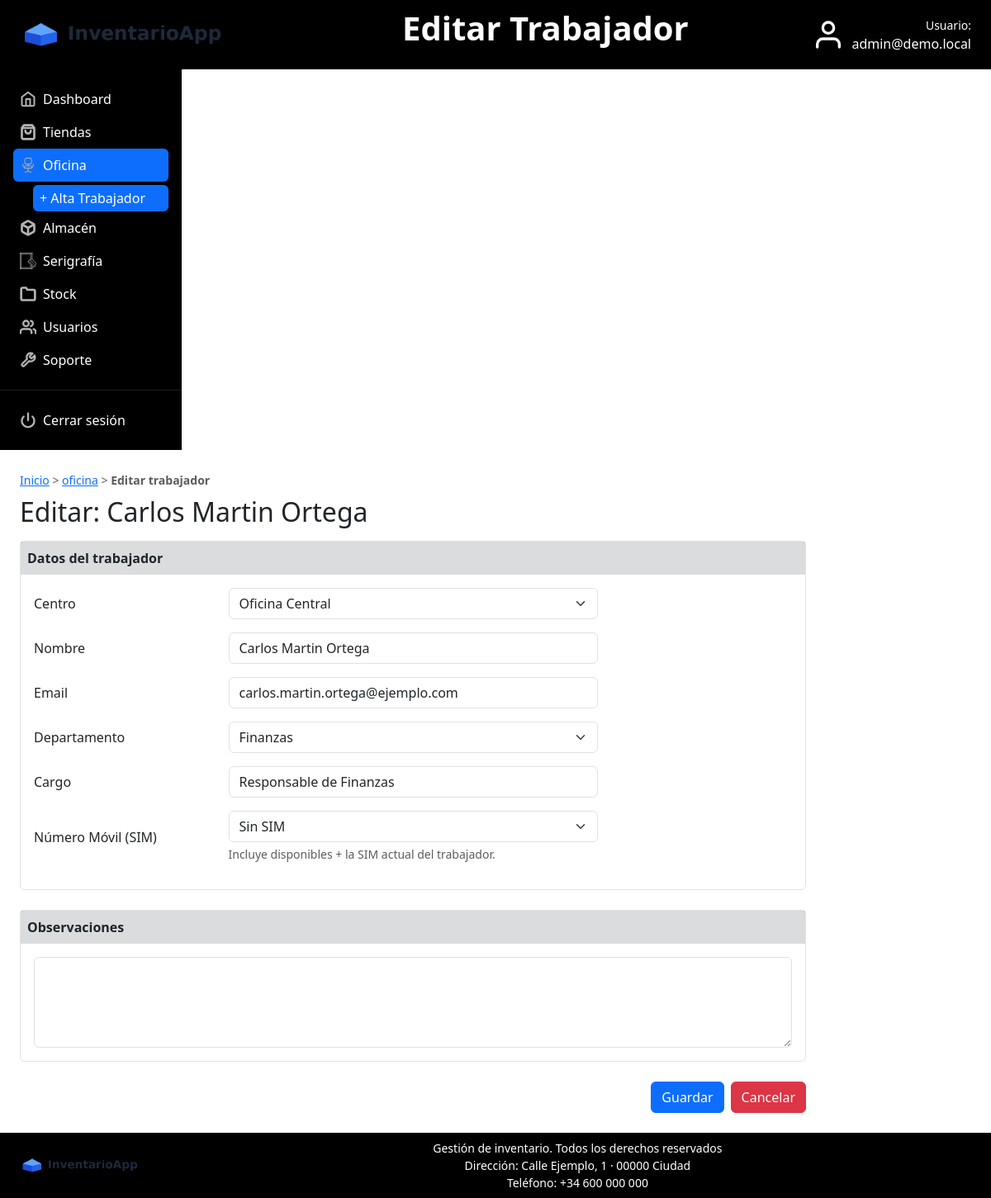
The app's page /controller/trabajador.php?action=editar&id=4&tipo=oficina (signed in) with its own data.
### tables this page shows
CREATE TABLE `trabajador` (
  `id` int(11) NOT NULL AUTO_INCREMENT,
  `id_centro` int(11) NOT NULL,
  `nombre` varchar(120) NOT NULL,
  `email` varchar(120) DEFAULT NULL,
  `id_departamento` int(11) DEFAULT NULL,
  `cargo` varchar(120) DEFAULT NULL,
  `id_producto_numero_movil` int(11) DEFAULT NULL,
  `anydesk_equipo1` varchar(50) DEFAULT NULL,
  `anydesk_equipo2` varchar(50) DEFAULT NULL,
  `observaciones` text DEFAULT NULL,
  `created_at` timestamp NOT NULL DEFAULT current_timestamp(),
  `estado` enum('ACTIVO','BAJA') NOT NULL DEFAULT 'ACTIVO',
  `fecha_alta` datetime NOT NULL DEFAULT current_timestamp(),
  `fecha_baja` datetime DEFAULT NULL,
  PRIMARY KEY (`id`),
  KEY `fk_trabajador_centro` (`id_centro`),
  KEY `fk_trabajador_depto` (`id_departamento`),
  KEY `fk_trabajador_numero` (`id_producto_numero_movil`),
  CONSTRAINT `fk_trabajador_centro` FOREIGN KEY (`id_centro`) REFERENCES `centro` (`id`),
  CONSTRAINT `fk_trabajador_depto` FOREIGN KEY (`id_departamento`) REFERENCES `departamento` (`id`),
  CONSTRAINT `fk_trabajador_numero` FOREIGN KEY (`id_producto_numero_movil`) REFERENCES `producto` (`id`)
);

CREATE TABLE `centro` (
  `id` int(11) NOT NULL AUTO_INCREMENT,
  `tipo` enum('oficina','almacen','serigrafia') NOT NULL,
  `nombre` varchar(100) NOT NULL,
  PRIMARY KEY (`id`)
);

CREATE TABLE `departamento` (
  `id` int(11) NOT NULL AUTO_INCREMENT,
  `nombre` varchar(80) NOT NULL,
  PRIMARY KEY (`id`)
);

### model/TrabajadorListado.php (called while the page is built, shortened)
<?php
class TrabajadorListado
{
  public static function obtenerTrabajador($cn, $idTrabajador)
  {
    $consulta = "
      SELECT
        t.*,
        c.nombre AS centro_nombre,
        c.tipo AS centro_tipo,
        d.nombre AS departamento,
        d.nombre AS departamento_nombre
      FROM trabajador t
      INNER JOIN centro c ON c.id = t.id_centro
      LEFT JOIN departamento d ON d.id = t.id_departamento
      WHERE t.id = $idTrabajador
      LIMIT 1
    ";
    $resultado = $cn->query($consulta);
    return $resultado->fetchObject();
  }
}

### model/TrabajadorAlta.php (called while the page is built, shortened)
<?php
class TrabajadorAlta
{
  public static function listarCentrosPorTipo($cn, $tipo)
  {
    $consulta = "SELECT id, tipo, nombre FROM centro WHERE tipo = '$tipo' ORDER BY nombre ASC";
    $resultado = $cn->query($consulta);
    $centros = array();
    while ($centro = $resultado->fetchObject()) {
      $centros[] = $centro;
    }
    return $centros;
  }
  public static function listarDepartamentos($cn)
  {
    $consulta = "SELECT id, nombre FROM departamento ORDER BY nombre ASC";
    $resultado = $cn->query($consulta);
    $departamentos = array();
    while ($departamento = $resultado->fetchObject()) {
      $departamentos[] = $departamento;
    }
    return $departamentos;
  }
}

### view/trabajador_editar_view.php (the view, shortened to what this page needs)
<!DOCTYPE html>
<html lang="es">
<head>
    <link rel="stylesheet" href="../view/css/bootstrap.min.css">
    <link rel="stylesheet" href="../view/css/estilos.css">
</head>
<body class="d-flex flex-column min-vh-100">
    <header class="bg-black py-1">
        <div class="container-fluid d-flex justify-content-between align-items-center px-3 px-md-4">
            <a href="index.php" class="text-decoration-none d-none d-lg-block">
                <img src="../view/img/logo.png" alt="InventarioApp" class="img-fluid" style="max-height:60px;">
            </a>
            <div class="text-white fw-semibold" style="font-size:40px;">
                <p>Editar Trabajador</p>
            </div>
            <div class="text-white d-flex align-items-center gap-2">
                <div class="d-none d-lg-flex align-items-center gap-2">
                    <img src="../view/img/iconos/usuario.svg" alt="" style="width:40px;height:40px;">
                    <div class="text-end">
                        <div class="small">Usuario:</div>
                        <div><?php echo $_SESSION['usuario']; ?></div>
                    </div>
                </div>
            </div>
        </div>
    </header>
    <main class="container-fluid flex-grow-1 d-flex p-0">
        <div class="row flex-grow-1 g-0 w-100">
            <nav class="d-none d-lg-flex flex-column col-lg-2 bg-black text-white p-0">
                <div class="p-3">
                    <?php if ($menuDashboard) { ?>
                        <a href="index.php" class="menu-link d-flex align-items-center gap-2 text-decoration-none text-white py-2 px-2 rounded <?php echo ($active == 'dashboard') ? 'active-menu' : ''; ?>">
                            <img src="../view/img/iconos/dashboard.svg" alt="" style="width:20px;height:20px;">
                            <span>Dashboard</span>
                        </a>
                    <?php } ?>
                    <?php if ($menuTienda) { ?>
                        <a href="tienda.php" class="menu-link d-flex align-items-center gap-2 text-decoration-none text-white py-2 px-2 rounded <?php echo ($active == 'tienda') ? 'active-menu' : ''; ?>">
                            <img src="../view/img/iconos/tienda.svg" alt="" style="width:20px;height:20px;">
                            <span>Tiendas</span>
                        </a>
                    <?php } ?>
                    <?php if ($menuOficina) { ?>
                        <a href="oficina.php" class="menu-link d-flex align-items-center gap-2 text-decoration-none text-white py-2 px-2 rounded <?php echo ($active == 'oficina') ? 'active-menu' : ''; ?>">
                            <img src="../view/img/iconos/oficina.svg" alt="" style="width:20px;height:20px;">
                            <span>Oficina</span>
                        </a>
                        <?php if ($active == 'oficina') { ?>
                            <div class="ms-4 mt-1">
                                <a href="trabajador.php?action=alta&tipo=oficina" class="menu-link d-flex align-items-center text-decoration-none text-white py-1 px-2 rounded active-menu">+ Alta Trabajador</a>
                            </div>
                        <?php } ?>
                    <?php } ?>
                    <?php if ($menuAlmacen) { ?>
                        <a href="almacen.php" class="menu-link d-flex align-items-center gap-2 text-decoration-none text-white py-2 px-2 rounded <?php echo ($active == 'almacen') ? 'active-menu' : ''; ?>">
                            <img src="../view/img/iconos/almacen.svg" alt="" style="width:20px;height:20px;">
                            <span>Almacén</span>
                        </a>
                    <?php } ?>
                    <?php if ($menuSerigrafia) { ?>
                        <a href="serigrafia.php" class="menu-link d-flex align-items-center gap-2 text-decoration-none text-white py-2 px-2 rounded <?php echo ($active == 'serigrafia') ? 'active-menu' : ''; ?>">
                            <img src="../view/img/iconos/serigrafia.svg" alt="" style="width:20px;height:20px;">
                            <span>Serigrafía</span>
                        </a>
                    <?php } ?>
                    <?php if ($menuStock) { ?>
                        <a href="stock.php" class="menu-link d-flex align-items-center gap-2 text-decoration-none text-white py-2 px-2 rounded <?php echo ($active == 'stock') ? 'active-menu' : ''; ?>">
                            <img src="../view/img/iconos/stock.svg" alt="" style="width:20px;height:20px;">
                            <span>Stock</span>
                        </a>
                    <?php } ?>
                    <?php if ($menuUsuarios) { ?>
                        <a href="usuarios.php" class="menu-link d-flex align-items-center gap-2 text-decoration-none text-white py-2 px-2 rounded <?php echo ($active == 'usuarios') ? 'active-menu' : ''; ?>">
                            <img src="../view/img/iconos/usuarios.svg" alt="" style="width:20px;height:20px;">
                            <span>Usuarios</span>
                        </a>
                    <?php } ?>
                    <?php if ($menuSoporte) { ?>
                        <a href="soporte.php" class="menu-link d-flex align-items-center gap-2 text-decoration-none text-white py-2 px-2 rounded <?php echo ($active == 'soporte') ? 'active-menu' : ''; ?>">
                            <img src="../view/img/iconos/soporte.svg" alt="" style="width:20px;height:20px;">
                            <span>Soporte</span>
                        </a>
                    <?php } ?>
                </div>
                <hr class="m-0 text-secondary">
                <div class="p-3">
                    <a href="logout.php" class="menu-link d-flex align-items-center gap-2 text-decoration-none text-white py-2 px-2 rounded">
                        <img src="../view/img/iconos/logout.svg" alt="" style="width:20px;height:20px;">
                        <span>Cerrar sesión</span>
                    </a>
                </div>
            </nav>
            <section class="col-12 col-lg-10 p-4">
                <div class="mb-2">
                    <small class="text-muted"><a href="../controller/index.php">Inicio</a> &gt; <a href="../controller/<?php echo $tipo; ?>.php"><?php echo $tipo; ?></a> &gt; <strong>Editar trabajador</strong></small>
                </div>
                <h2 class="mb-3">Editar: <?php echo $trabajador->nombre; ?></h2>
                <form method="post" action="trabajador.php?action=editar&id=<?php echo (int)$trabajador->id; ?>">
                    <div class="border rounded mb-4">
                        <div class="bg-secondary bg-opacity-25 p-2 fw-semibold">Datos del trabajador</div>
                        <div class="p-3">
                            <div class="row align-items-center mb-3">
                                <div class="col-12 col-md-3">
                                    <label class="form-label m-0" for="id_centro">Centro</label>
                                </div>
                                <div class="col-12 col-md-6">
                                    <select class="form-select" name="id_centro" id="id_centro" required>
                                        <?php foreach ($centros as $c) { ?>
                                            <option value="<?php echo (int)$c->id; ?>" <?php echo ((int)$trabajador->id_centro === (int)$c->id) ? 'selected' : ''; ?>>
                                                <?php echo $c->nombre; ?>
                                            </option>
                                        <?php } ?>
                                    </select>
                                </div>
                            </div>
                            <div class="row align-items-center mb-3">
                                <div class="col-12 col-md-3">
                                    <label class="form-label m-0" for="nombre">Nombre</label>
                                </div>
                                <div class="col-12 col-md-6">
                                    <input class="form-control" type="text" name="nombre" id="nombre"
                                        value="<?php echo $_POST['nombre'] ?? $trabajador->nombre; ?>" required>
                                </div>
                            </div>
                            <div class="row align-items-center mb-3">
                                <div class="col-12 col-md-3">
                                    <label class="form-label m-0" for="email">Email</label>
                                </div>
                                <div class="col-12 col-md-6">
                                    <input class="form-control" type="text" name="email" id="email"
                                        value="<?php echo $_POST['email'] ?? ($trabajador->email ?? ''); ?>">
                                </div>
                            </div>
                            <div class="row align-items-center mb-3">
                                <div class="col-12 col-md-3">
                                    <label class="form-label m-0" for="id_departamento">Departamento</label>
                                </div>
                                <div class="col-12 col-md-6">
                                    <select class="form-select" name="id_departamento" id="id_departamento">
                                        <?php foreach ($departamentos as $d) { ?>
                                            <option value="<?php echo (int)$d->id; ?>" <?php echo (($trabajador->id_departamento ?? 0) === (int)$d->id) ? 'selected' : ''; ?>>
                                                <?php echo $d->nombre; ?>
                                            </option>
                                        <?php } ?>
                                    </select>
                                </div>
                            </div>
                            <div class="row align-items-center mb-3">
                                <div class="col-12 col-md-3">
                                    <label class="form-label m-0" for="cargo">Cargo</label>
                                </div>
                                <div class="col-12 col-md-6">
                                    <input class="form-control" type="text" name="cargo" id="cargo"
                                        value="<?php echo $_POST['cargo'] ?? ($trabajador->cargo ?? ''); ?>">
                                </div>
                            </div>
                            <div class="row align-items-center mb-3">
                                <div class="col-12 col-md-3">
                                    <label class="form-label m-0" for="id_producto_numero_movil">Número Móvil (SIM)</label>
                                </div>
                                <div class="col-12 col-md-6">
                                    <select class="form-select" name="id_producto_numero_movil" id="id_producto_numero_movil">
                                        <option value="0">Sin SIM</option>
                                    </select>
                                    <div class="form-text">Incluye disponibles + la SIM actual del trabajador.</div>
                                </div>
                            </div>
                        </div>
                    </div>
                    <div class="border rounded mb-4">
                        <div class="bg-secondary bg-opacity-25 p-2 fw-semibold">Observaciones</div>
                        <div class="p-3">
                            <textarea class="form-control" name="observaciones" rows="4"><?php echo $_POST['observaciones'] ?? ($trabajador->observaciones ?? ''); ?></textarea>
                        </div>
                    </div>
                    <div class="d-flex justify-content-end gap-2">
                        <button class="btn btn-primary" type="submit" name="guardarEdicion">Guardar</button>
                        <a class="btn btn-danger" href="trabajador_detalle.php?id=<?php echo (int)$trabajador->id; ?>">Cancelar</a>
                    </div>
                </form>
            </section>
        </div>
    </main>
    <footer class="bg-black text-white py-2">
        <div class="container-fluid px-3 px-md-4">
            <div class="d-flex align-items-center gap-3">
                <a href="index.php" class="text-decoration-none">
                    <img src="../view/img/logo.png" alt="InventarioApp" style="height:35px;">
                </a>
                <div class="container text-center small">
                    Gestión de inventario. Todos los derechos reservados <br>
                    Dirección: Calle Ejemplo, 1 · 00000 Ciudad <br>
                    Teléfono: +34 600 000 000
                </div>
            </div>
        </div>
    </footer>
</body>
</html>

### view/css/estilos.css (style rules this page uses)
.active-menu { background-color: #0d6efd; }
nav.bg-black { width: 220px !important; min-width: 220px !important; max-width: 220px !important; overflow: hidden !important; flex-shrink: 0 !important; }
nav.bg-black .p-3 { width: 220px !important; overflow: hidden !important; box-sizing: border-box !important; }
nav.bg-black a { max-width: 100% !important; overflow: hidden !important; white-space: nowrap !important; text-overflow: ellipsis !important; }

### records on screen
trabajador: id_centro.tipo "oficina", nombre "Carlos Martin Ortega", id_centro "Oficina Central", email "carlos.martin.ortega@ejemplo.com", id_departamento "Finanzas", cargo "Responsable de Finanzas"

### other values on screen
$_SESSION['usuario'] "admin@demo.local"
